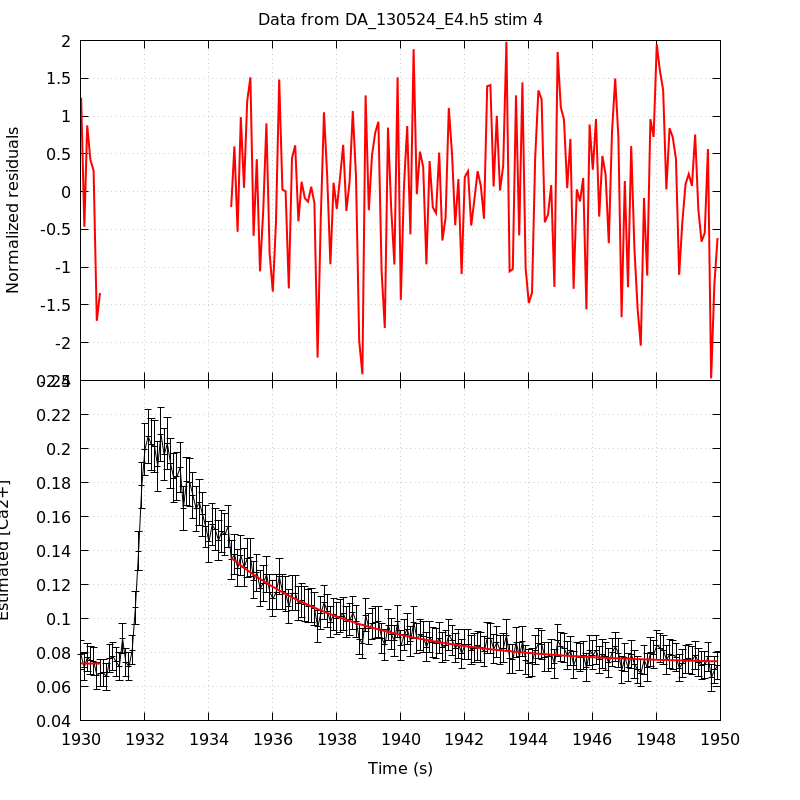

gnuplot code for this plot:
unset key
set grid
set multiplot title 'Data from DA_130524_E4.h5 stim 4' noenhanced layout 2,1 margins 0.1,0.9,0.1,0.95 spacing 0,0
set ylabel 'Normalized residuals'
set xtics format ''
plot 'DA_130524_E4_aba_RatioFit_s4' using 1:4 with lines linecolor rgb 'red' linewidth 2
set format x '%g'
set xlabel 'Time (s)'
set ylabel 'Estimated [Ca2+]'
plot 'DA_130524_E4_aba_CaRatio_s4' using 1:2:($3*1.96) with yerrorlines \
     linecolor rgb 'black' linewidth 1,                \
     'DA_130524_E4_aba_RatioFit_s4' using 1:3 with lines linecolor rgb 'red'\
     linewidth 2
unset multiplot
